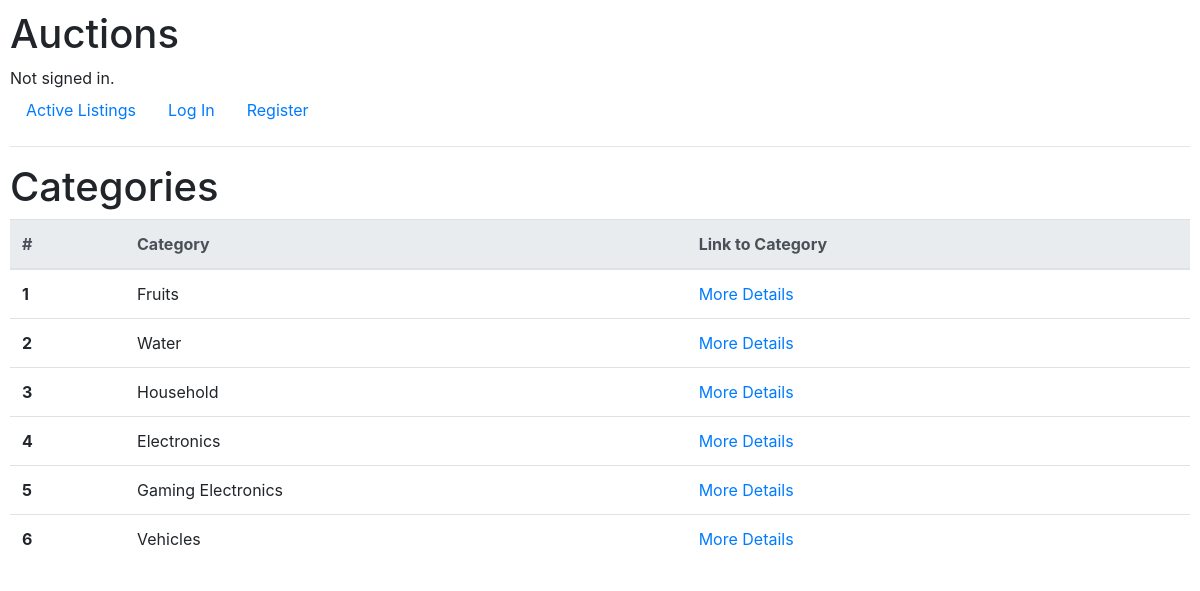
Screenshot of /view_categories with the database file from the repository.
### auctions/models.py (models this page shows, shortened)
class Category(models.Model):
    category = models.CharField(max_length=64)

### auctions/views.py (the view)
# urls.py: path("view_categories", views.view_categories, name="view_categories"),
def view_categories(request):
    categories = Category.objects.all()
    return render(request, "auctions/view_categories.html", {
            "categories": categories
        })

### auctions/templates/auctions/view_categories.html
{% extends "auctions/layout.html" %}
{% block body %}
    <h1>Categories</h1>
      <table class="table">
        <thead class="thead-light">
          <tr>
            <th scope="col">#</th>
            <th scope="col">Category</th>
            <th scope="col">Link to Category </th>
          </tr>
        </thead>
        <tbody>
            {% for category in categories %}
            <tr>
                <th scope="row">{{ forloop.counter }}</th>
                <td>{{ category.category }}</td>
                <td><a href="{% url 'view_listing_given_category' category.category %}" >More Details</a></td>
              </tr>
            {% empty %}
            There are no categories at the moment.
            {% endfor %}
{% endblock %}

### auctions/static/auctions/styles.css (style rules this page uses)
body { padding: 10px; }

### rows the page displays
Category: category "Fruits"
Category: category "Water"
Category: category "Household"
Category: category "Electronics"
Category: category "Gaming Electronics"
Category: category "Vehicles"
